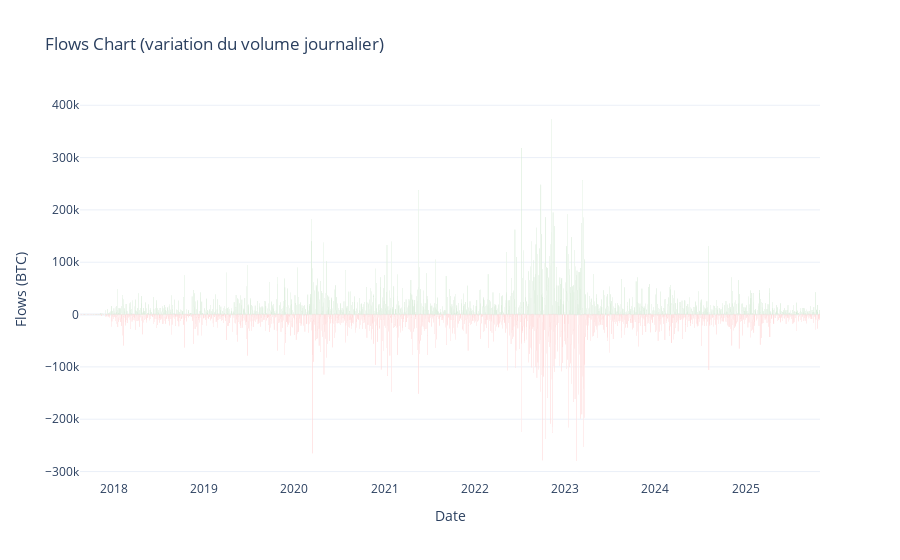

The notebook cell saved with this chart:
### Code cell
fig_flows = go.Figure()
fig_flows.add_trace(go.Bar(x=df_flows.index,y=df_flows['flows'], marker_color=df_flows['flows'].apply(lambda x: 'green' if x >0 else 'red')))
fig_flows.update_layout(
    title="Flows Chart (variation du volume journalier)",
    xaxis_title="Date",
    yaxis_title="Flows (BTC)",
    template="plotly_white"
)
fig_flows.show()

### Figure 1 — Plotly figure (JSON) as saved in the notebook; plotly's stock layout.template omitted (floating-point values rounded to 4 significant figures; data arrays with more than 128 entries replaced by an {"elided": "..."} marker saying what was removed)
{"data": [{"marker": {"color": {"elided": "2995 str values"}}, "type": "bar", "x": {"elided": "2995 str values"}, "y": {"elided": "2995 float values"}}], "layout": {"title": {"text": "Flows Chart (variation du volume journalier)"}, "xaxis": {"title": {"text": "Date"}}, "yaxis": {"title": {"text": "Flows (BTC)"}}}}
